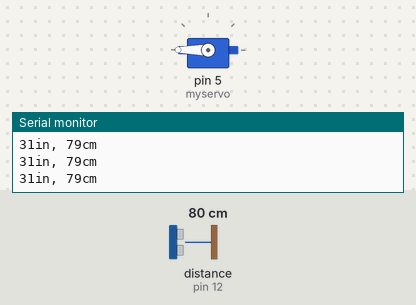
A sketch run on a simulated Arduino Uno, built with avr-gcc and run on an emulated ATmega328P. Parts: servo, the last lines printed to the serial monitor. Wiring (inferred from the names in the program): ultrasonic range finder: trigger pin 11; echo pin 12. Inputs (shaded band) come from the test bench; at power-on: distance to the obstacle (sensor on pin 12) 80 cm. The echo pulse lasts 58.3 µs per cm.

Above: at 1.2 s.
1.3 s: distance to the obstacle (sensor on pin 12) set to 28 cm
2.8 s: distance to the obstacle (sensor on pin 12) set to 22 cm
At 3.6 s:
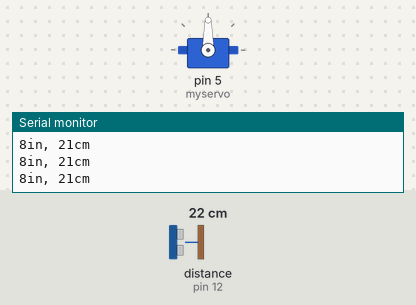
4.5 s: distance to the obstacle (sensor on pin 12) set to 31 cm
At 5.2 s:
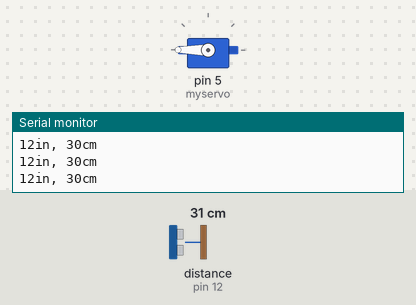
6.0 s: distance to the obstacle (sensor on pin 12) set to 2 cm
At 6.9 s:
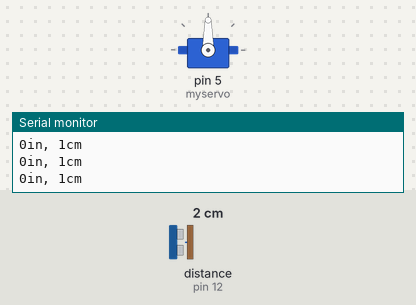
Timing chart, 0 to 8.5 s (numbered marks = the images above; inputs shaded):
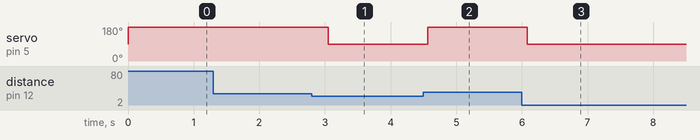

The sketch:

hello_functions.ino
```cpp
#include <Servo.h>
int trigpin = 11;
int echopin = 12;
long duration, cm, inches;
Servo myservo;
void setup()
{
	myservo.attach(5);
	Serial.begin(9600);
	pinMode(trigpin, OUTPUT);
	pinMode(echopin, INPUT);
}

void loop()
{
	servo();
	print();
}

int getdistance()
{
	digitalWrite(trigpin, LOW);
	delayMicroseconds(5);
	digitalWrite(trigpin, HIGH);
	delayMicroseconds(10);
	digitalWrite(trigpin, LOW);
	pinMode(echopin, INPUT);
	duration = pulseIn(echopin, HIGH);
	cm = (duration/2) / 29.1;
	inches = (duration/2) / 74;
	return inches;
}

void servo()
{
	inches = getdistance();
	if (inches < 10)
	{
		myservo.write(90);
	}
	if (inches > 10)
	{
		myservo.write(180);
	}
}

void print()
{
	Serial.print(inches);
	Serial.print("in, ");
	Serial.print(cm);
	Serial.print("cm");
	Serial.println();
	delay(250);
}
```

Measured:
- the behaviour switches between 26 and 25 cm on distance to the obstacle (sensor on pin 12) (found by bisection; images 0 and 1)
- the behaviour switches between 28 and 29 cm on distance to the obstacle (sensor on pin 12) (found by bisection; images 1 and 2)
- after the input at 2.8 s, servo on pin 5 (myservo): 180° → 90° after 0.25 s
- after the input at 4.5 s, servo on pin 5 (myservo): 90° → 180° after 0.06 s
- after the input at 6.0 s, servo on pin 5 (myservo): 180° → 90° after 0.08 s
